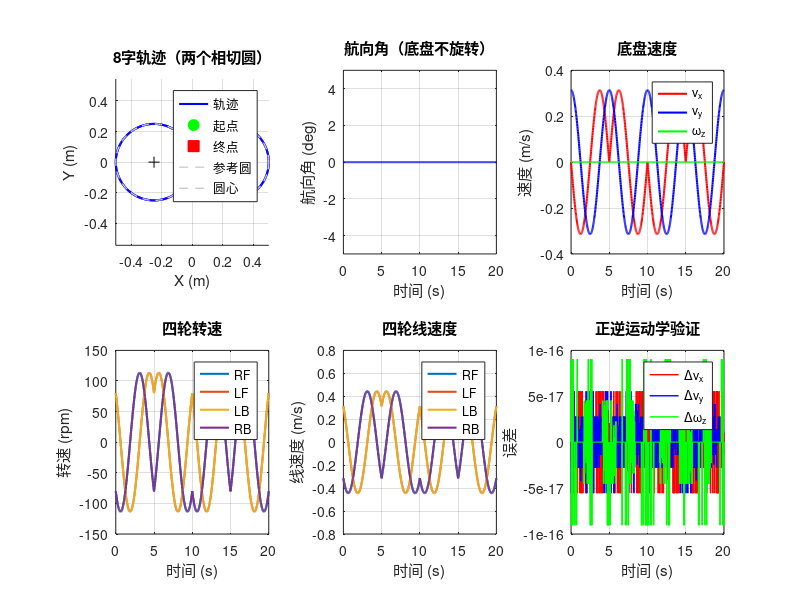

Source code (MATLAB): (Note: this script raises an error after producing the figure.)
%% 麦克纳姆轮小车画8字运动仿真
% 基于正逆运动学模型，底盘不旋转，纯平移
% 坐标约定：x轴向右，y轴向前
% 轮组布局：O型（RF-B型, LF-A型, LB-B型, RB-A型）
clear; clc; close all;

%% ====================== 车辆参数 ======================
D_wheel = 74.78e-3;                % 车轮直径 (m)
R_wheel = D_wheel / 2;             % 车轮半径 (m)
L_half  = 173.0e-3 / 2;           % 半轴距 (m)
W_half  = 194.2e-3 / 2;           % 半轮距 (m)
d = L_half + W_half;               % 组合参数 (m)

% 动画需要的整车尺寸
track = 2 * W_half;                % 轮距 (m)
wheelbase = 2 * L_half;            % 轴距 (m)

fprintf('===== 小车参数 =====\n');
fprintf('R_wheel=%.4f m  L=%.4f m  W=%.4f m  d=%.4f m\n\n', R_wheel, L_half, W_half, d);

%% ====================== 8字轨迹（两个相切圆，向量化）======================
R_circ = 0.25;                      % 圆半径 (m)，8字总宽=4R=1m
T_cycle = 10;                       % 单周期 (s)
T_total = 20;                       % 总时长 (s)
dt = 0.02;
t = 0:dt:T_total;
omega = 4*pi / T_cycle;             % 参数角速度

tc = mod(t, T_cycle);               % 周期内时间
half = T_cycle / 2;
left = tc < half;                   % 左半周期掩码
right = ~left;

% 预分配数组（保证时间顺序正确）
X = zeros(size(t));
Y = zeros(size(t));
Vx = zeros(size(t));
Vy = zeros(size(t));

% 左圆（逆时针，圆心 -R_circ,0）
th = omega * tc(left);
X(left) = -R_circ + R_circ*cos(th);
Y(left) = R_circ*sin(th);
Vx(left) = -R_circ*omega*sin(th);
Vy(left) = R_circ*omega*cos(th);

% 右圆（逆时针，圆心 R_circ,0，速度连续）
th = omega * (tc(right) - half);
X(right) = R_circ - R_circ*cos(th);
Y(right) = R_circ*sin(th);
Vx(right) = R_circ*omega*sin(th);
Vy(right) = R_circ*omega*cos(th);

% 车身不旋转 → 体坐标系速度 = 世界坐标系速度
vx_body = Vx; vy_body = Vy;
omega_z = 0;

%% ====================== 逆运动学：四轮转速 ======================
wheel_omega = [
    (vx_body - vy_body - d*omega_z) / R_wheel;   % RF
    (vx_body + vy_body + d*omega_z) / R_wheel;   % LF
    (vx_body + vy_body - d*omega_z) / R_wheel;   % LB
    (vx_body - vy_body + d*omega_z) / R_wheel];  % RB
wheel_v = wheel_omega * R_wheel;

%% ====================== 正运动学验证 ======================
vx_chk = (R_wheel/4) * sum(wheel_omega([1 2 3 4],:));
vy_chk = (R_wheel/4) * (-wheel_omega(1,:) + wheel_omega(2,:) ...
                         + wheel_omega(3,:) - wheel_omega(4,:));
wz_chk = (R_wheel/(4*d)) * (-wheel_omega(1,:) + wheel_omega(2,:) ...
                             - wheel_omega(3,:) + wheel_omega(4,:));

fprintf('===== 正逆运动学验证 =====\n');
fprintf('Δv_x max: %.2e  Δv_y max: %.2e  Δω_z max: %.2e\n\n', ...
    max(abs(vx_chk-vx_body)), max(abs(vy_chk-vy_body)), max(abs(wz_chk-omega_z)));

%% ====================== 绘图 ======================
figure('Position', [50 50 1400 900]);

% 辅助：参考圆数据
th_circ = linspace(0, 2*pi, 100);
circ_x = R_circ * cos(th_circ);
circ_y = R_circ * sin(th_circ);
circle_centers = [-R_circ, 0; R_circ, 0];

subplot(2,3,1); hold on; grid on; axis equal;
plot(X, Y, 'b-', 'LineWidth', 1.5);
plot(X(1), Y(1), 'go', 'MarkerSize', 10, 'MarkerFaceColor', 'g');
plot(X(end), Y(end), 'rs', 'MarkerSize', 10, 'MarkerFaceColor', 'r');
for i = 1:2
    plot(circle_centers(i,1)+circ_x, circle_centers(i,2)+circ_y, ...
         '--', 'Color', [0.8 0.8 0.8], 'LineWidth', 1);
end
plot(circle_centers(:,1), circle_centers(:,2), 'k+', 'MarkerSize', 8);
xlabel('X (m)'); ylabel('Y (m)');
title('8字轨迹（两个相切圆）');
legend('轨迹', '起点', '终点', '参考圆', '圆心', 'Location', 'best');

subplot(2,3,2);
plot(t, zeros(size(t)), 'b-', 'LineWidth', 1.5);
xlabel('时间 (s)'); ylabel('航向角 (deg)');
title('航向角（底盘不旋转）'); grid on; ylim([-5, 5]);

subplot(2,3,3);
plot(t, vx_body, 'r-', 'LineWidth', 1.5); hold on;
plot(t, vy_body, 'b-', 'LineWidth', 1.5);
plot(t, zeros(size(t)), 'g-', 'LineWidth', 1.5);
xlabel('时间 (s)'); ylabel('速度 (m/s)');
title('底盘速度'); legend('v_x', 'v_y', '\omega_z', 'Location', 'best'); grid on;

subplot(2,3,4);
plot(t, wheel_omega'*60/(2*pi), 'LineWidth', 1.5);
xlabel('时间 (s)'); ylabel('转速 (rpm)');
title('四轮转速'); legend('RF', 'LF', 'LB', 'RB', 'Location', 'best'); grid on;

subplot(2,3,5);
plot(t, wheel_v', 'LineWidth', 1.5);
xlabel('时间 (s)'); ylabel('线速度 (m/s)');
title('四轮线速度'); legend('RF', 'LF', 'LB', 'RB', 'Location', 'best'); grid on;

subplot(2,3,6);
plot(t, vx_chk-vx_body, 'r-', 'LineWidth', 1); hold on;
plot(t, vy_chk-vy_body, 'b-', 'LineWidth', 1);
plot(t, wz_chk-omega_z, 'g-', 'LineWidth', 1);
xlabel('时间 (s)'); ylabel('误差');
title('正逆运动学验证'); legend('Δv_x', 'Δv_y', 'Δω_z', 'Location', 'best'); grid on;

sgtitle('麦克纳姆轮小车画8字运动仿真（底盘不旋转）', 'FontSize', 14, 'FontWeight', 'bold');

%% ====================== 动画 ======================
figure('Position', [100 100 1000 800]);
hold on; grid on; axis equal;
xlabel('X (m)'); ylabel('Y (m)');
title('麦克纳姆轮小车画8字仿真动画');

% 参考圆 + 轨迹
for i = 1:2
    plot(circle_centers(i,1)+circ_x, circle_centers(i,2)+circ_y, ...
         '--', 'Color', [0.85 0.85 0.85], 'LineWidth', 1);
end
plot(X, Y, '--', 'LineWidth', 1, 'Color', [0.7 0.7 1]);

% 车身多边形
car_shape = [track/2, wheelbase/2; -track/2, wheelbase/2;
             -track/2, -wheelbase/2; track/2, -wheelbase/2; track/2, wheelbase/2]';
car_h = fill(nan(1,5), nan(1,5), 'c', 'FaceAlpha', 0.3, 'EdgeColor', 'b', 'LineWidth', 2);

% 轮子
wheel_colors = {'r', 'b', 'g', 'm'};
wheel_h = gobjects(4,1);
wp = [W_half, L_half; -W_half, L_half; -W_half, -L_half; W_half, -L_half];
r_vis = D_wheel/2;
for i = 1:4
    wheel_h(i) = rectangle('Position', [0 0 0 0], 'Curvature', [1 1], ...
                           'FaceColor', wheel_colors{i}, 'EdgeColor', 'k', 'LineWidth', 1.5);
end

trail_h = plot(nan, nan, 'r-', 'LineWidth', 2);
center_h = plot(nan, nan, 'k+', 'MarkerSize', 12, 'LineWidth', 2);
vel_h = quiver(nan, nan, nan, nan, 'r', 'LineWidth', 2, 'MaxHeadSize', 0.3);
txt_h = text(0, 0, '', 'FontSize', 10, 'BackgroundColor', 'w');

skip = max(1, round(0.04/dt));
trail_len = 100;
N = length(t);
idx = 1:skip:N;

% 动画循环
for k = idx
    xc = X(k); yc = Y(k);

    % 车身平移
    set(car_h, 'XData', xc + car_shape(1,:), 'YData', yc + car_shape(2,:));

    % 轮子
    for i = 1:4
        set(wheel_h(i), 'Position', [xc+wp(i,1)-r_vis, yc+wp(i,2)-r_vis, 2*r_vis, 2*r_vis]);
    end

    set(center_h, 'XData', xc, 'YData', yc);
    set(trail_h, 'XData', X(max(1,k-trail_len):k), 'YData', Y(max(1,k-trail_len):k));
    set(vel_h, 'XData', xc, 'YData', yc, 'UData', Vx(k), 'VData', Vy(k));

    w_rpm = wheel_omega(:,k) * 60 / (2*pi);
    set(txt_h, 'Position', [xc-0.5, yc+0.35], ...
        'String', sprintf('RF:%.0f LF:%.0f LB:%.0f RB:%.0f rpm  t=%.1fs', w_rpm(1), w_rpm(2), w_rpm(3), w_rpm(4), t(k)));

    xlim([xc-0.8, xc+0.8]); ylim([yc-0.6, yc+0.6]);
    drawnow; pause(0.01);
end

fprintf('仿真完成！\n');
fprintf('半径 R_circ=%.2f m  切线速度 v≈%.2f m/s\n', R_circ, R_circ*omega);
